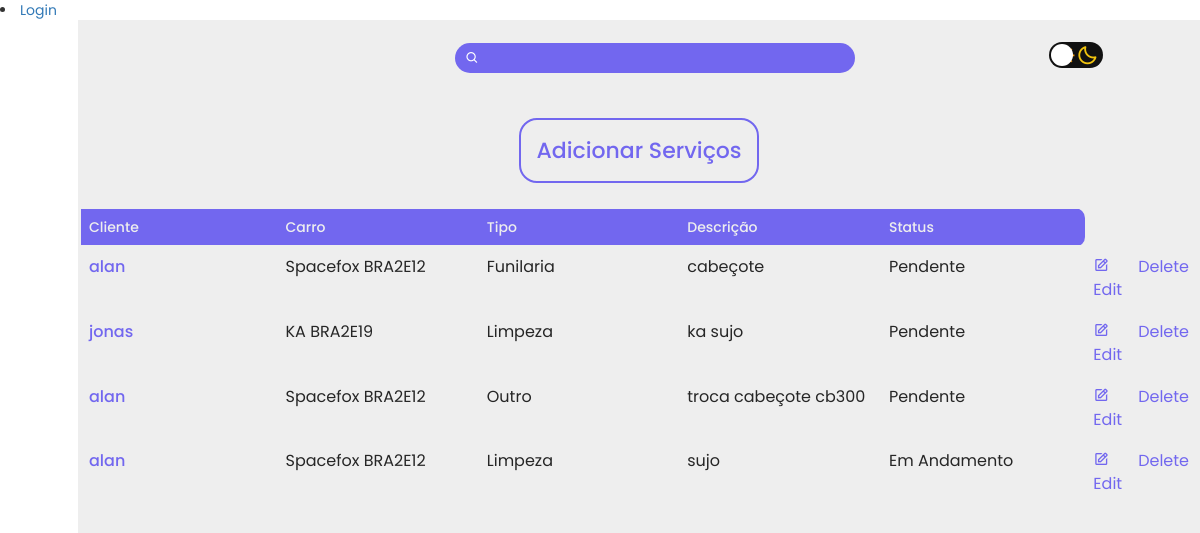
/clientes/servicos/, run on the app's committed database.
### clientes/models.py (models this page shows, shortened)
class Servicos(models.Model):
    SERVICO_CHOICES = (
        ('Limpeza', 'Limpeza'),
        ('Manutenção', 'Manutenção'),
        ('Funilaria', 'Funilaria'),
        ('Diagnóstico', 'Diagnóstico'),
        ('Alinhamento', 'Alinhamento'),
        ('Troca de Pneu', 'Troca de Pneu'),
        ('Outro', 'Outro')
)
    STATUS_CHOICES = (
        ('Pendente', 'Pendente'),
        ('Em Andamento', 'Em Andamento'),
        ('Concluido', 'Concluido')
    )
    tipo = models.CharField(choices=SERVICO_CHOICES, max_length=55)
    status = models.CharField(choices=STATUS_CHOICES, max_length=55, default='Pendente')
    descricao = models.CharField(max_length=80)
    cliente = models.ForeignKey('Clientes', related_name='service_cliente', null=True, blank=True, default=None, on_delete=models.CASCADE)
    servCar = models.ForeignKey('Carro', related_name='serv_car', null=True, blank=True, default=None, on_delete=models.CASCADE)

class Clientes (models.Model):
    MARCA_CHOICES = (  #CRIAR LISTA PREDEFINIDA DE VALORES
        ('Honda', 'Honda'),
        ('Volkswagen', 'Volkswagen'),
        ('Fiat', 'Fiat'),
    )
    nome = models.CharField(max_length= 50 )
    sobrenome = models.CharField(max_length= 50 )
    cpf = models.PositiveIntegerField(default= 0)
    carro = models.ManyToManyField ('Carro', related_name= 'carro_cliente', blank=True)
    def __str__(self):
        return f'{self.nome}' # f força ser uma string passa o proprio objeto como parametro e retorna o atributo nome.

class Carro (models.Model):
    MARCA_CHOICES = (  #CRIAR LISTA PREDEFINIDA DE VALORES
        ('Honda', 'Honda'),
        ('Volkswagen', 'Volkswagen'),
        ('Fiat', 'Fiat'),
        ('Ford', 'Ford'),
        ('Hyundai', 'Hyundai'),
        ('Jeep', 'Jeep'),
        ('Renault', 'Renault'),
    )
    COR_CHOICES = (
        ('Branco', 'Branco'),
        ('Preto', 'Preto'),
        ('Vermelho', 'Vermelho'),
        ('Prata', 'Prata'),
        ('Rosa', 'Rosa'),
        ('Azul', 'Azul'),
        ('Outra', 'Outra')
    )
    marca = models.CharField(choices=MARCA_CHOICES, max_length=55)
    modelo = models.CharField(max_length=55)
    placa = models.CharField(max_length=12)
    ano = models.PositiveIntegerField(default=0)
    cor = models.CharField(choices=COR_CHOICES, max_length=55)
    func = models.ForeignKey('User', related_name='func_carro', null=True, blank=True, default=None ,on_delete=models.CASCADE)
    def __str__(self):
        return f'{self.modelo}  {self.placa}'

### clientes/views.py (the view)
# urls.py: path('servicos/', ServicosListView.as_view(), name='servicos-list'),
class ServicosListView (generic.ListView):
    template_name = 'servicos_list.html'
    def get_queryset(self):
        search = self.request.GET.get('search')
        if search:
            qs = Servicos.objects.filter(Q(cliente__icontains=search) | Q(servCar__icontains=search))
        else:
            qs = Servicos.objects.all()
        return qs

### clientes/templates/servicos_list.html (shortened to what this page needs)
{% extends "base.html" %}
{% load static %}
{% block 'head' %}
<link rel="stylesheet" href="{% static 'carro.css' %}">
<link rel="stylesheet" href="{% static 'cliente.css' %}">
<link rel="stylesheet" href="http://maxcdn.bootstrapcdn.com/bootstrap/3.2.0/css/bootstrap.min.css">
<link rel="stylesheet" href="http://maxcdn.bootstrapcdn.com/bootstrap/3.2.0/css/bootstrap-theme.min.css">
<link rel="stylesheet" href="//maxcdn.bootstrapcdn.com/font-awesome/4.2.0/css/font-awesome.min.css">
{% endblock %}
{% block 'dashboard' %}
<div class="alan">
</div>
<div class="main">
  <div class="procura">
    <form method="GET" id="search-form">
        <i class='bx bx-search' ></i>
    </form>
  </div>
  <div>
    <label for="checkbox" class="checkbox-label">
      <i class="bx bx-moon"></i>
      <span class="ball"></span>
    </label>
  </div>
</div>
  <div class="addCar">
  <div class="col-lg-12">
    <a href="{% url 'servicos-create' %}" class="text-card"> Adicionar Serviços </a>
  </div>
  </div>
  <table class="table">
      <thead>
        <tr>
          <th scope="col">Cliente</th>
          <th scope="col">Carro</th>
          <th scope="col">Tipo</th>
          <th scope="col">Descrição</th>
          <th scope="col" class="cor-th">Status</th>
        </tr>
      </thead>
      <tbody>
  {% for servicos in object_list %}
        <tr>
          <th scope="row"><a href="{% url 'servicos-detail' servicos.pk %}"> {{servicos.cliente}} </a></th>
          <td>{{servicos.servCar}}</td>
          <td>{{servicos.tipo}}</td>
          <td> {{servicos.descricao}}   </td>
          <td> {{servicos.status}}   </td>
          <td> <a class="btn-crud" href="{% url 'servicos-update' servicos.pk %}"><i class='bx bx-edit' ></i> Edit </a></td>
          <td> <a class="btn-crud" href="{% url 'servicos-delete' servicos.pk %}"> Delete </a></td>
      </tr>
  {% endfor %}
      </tbody>
    </table>
{% endblock %}

### static/base.css (style rules this page uses)
:root { --background-color: #EEEEEE; --main-color: #7267EF ; --dark-color: #1b1c31; --text-color: #262626; }
* { margin: 0; padding: 0; box-sizing: border-box; font-family: "Poppins" , sans-serif; }
.checkbox-label { background-color: #111; width: 54px; height: 26px; border-radius: 50px; position: relative; padding: 5px; cursor: pointer; display: flex; justify-content: space-between; align-items: center; }
.bx-moon { color: #f1c40f!important; font-size: 22px; }
.checkbox-label .ball { background-color: #fff; width: 22px; height: 22px; position: absolute; left: 2px; top: 2px; border-radius: 50%; transition: transform 0.2s linear; }

### static/carro.css (style rules this page uses)
* { margin: 0; padding: 0; box-sizing: border-box; font-family: 'Poppins'; }
.alan { width: 100%; height: 20px; }
.col-lg-12 { width: 50%; margin-top: 40px; text-align: center; padding: 20px; }
.procura { margin-left: 25%; background: var(--main-color); width: 400px; height: 30px; border-radius: 30px; transition: .7s; }
.procura i { font-weight: 500; font-size: 1.4rem; margin-left: 6px; margin-top: 8px; color: #fff; }
.text-card { border: 2px solid var(--main-color); padding: 15px; color: var(--main-color); text-decoration: none!important; border-radius: 18px; font-size: 20px; font-weight: 500; color: var(--main-color); transition: .4s; }
.main { margin: 0 auto; justify-content: space-around; align-items: center; height: 35px; display: flex; }
.addCar { display: flex; margin: 0 auto; justify-content: center; align-items: center; }
.table { margin-top: 2rem; }
.table tr { border: 3px solid var(--background-color); }
.table thead th { width: 220px; background: var(--main-color); color: var(--background-color); }
.cor-th { border-radius: 0 10px 10px 0; }
.table a { color: var(--main-color); text-decoration: none; font-size: 16px; }
.table th { color: var(--text-color) ; font-weight: 500; }
.table td { font-weight: 400; font-size: 16px; color: var(--text-color); }

### static/cliente.css (style rules this page uses)
.text-card { font-size: 22px; font-weight: 500; color: var(--main-color); transition: .4s; }

### data on the page
Servicos: cliente "alan", servCar "Spacefox BRA2E12", tipo "Funilaria", descricao "cabeçote", status "Pendente"
Servicos: cliente "jonas", servCar "KA BRA2E19", tipo "Limpeza", descricao "ka sujo", status "Pendente"
Servicos: cliente "alan", servCar "Spacefox BRA2E12", tipo "Outro", descricao "troca cabeçote cb300", status "Pendente"
Servicos: cliente "alan", servCar "Spacefox BRA2E12", tipo "Limpeza", descricao "sujo", status "Em Andamento"
